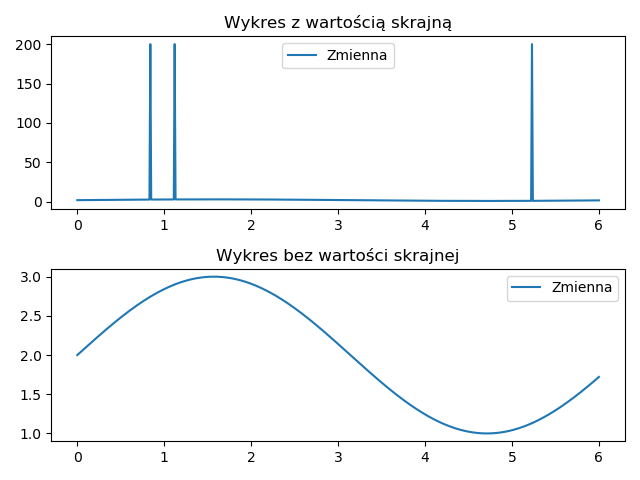

Write Python code to recreate this figure.
import pandas as pd
import numpy as np
import matplotlib.pyplot as plt

dane = pd.read_csv("dosw17.csv", sep=";")

plt.subplot(2,1,1)
plt.title("Wykres z wartością skrajną")
plt.plot(dane["Czas"],dane["Zmienna"], label="Zmienna")
plt.legend()

plt.subplot(2,1,2)
plt.title("Wykres bez wartości skrajnej")
out=dane[dane["Zmienna"]>10]
dane["Zmienna"] = dane["Zmienna"].replace(200,np.nan)
plt.plot(dane["Czas"],dane["Zmienna"],label="Zmienna")
plt.legend()

plt.show()
